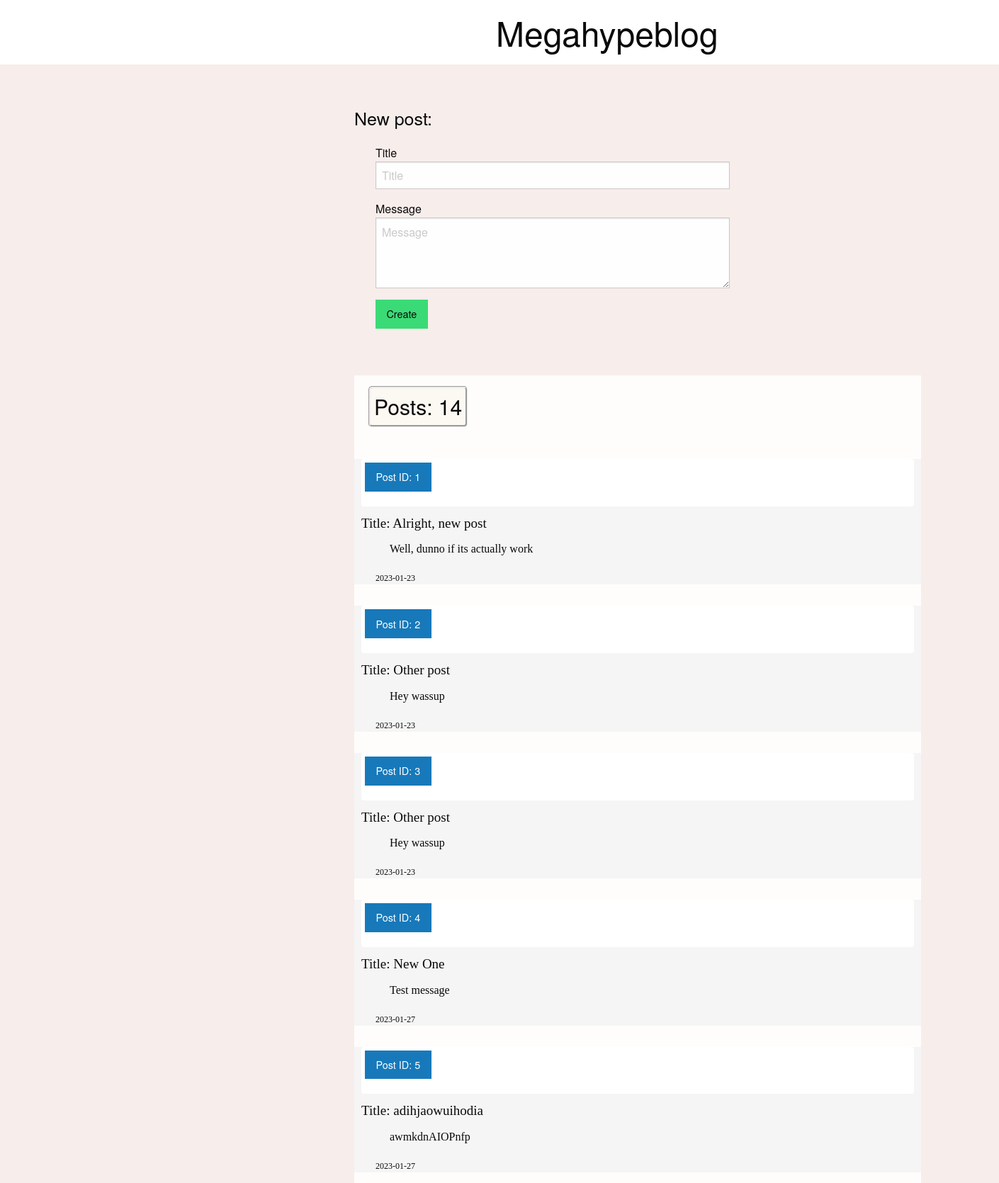
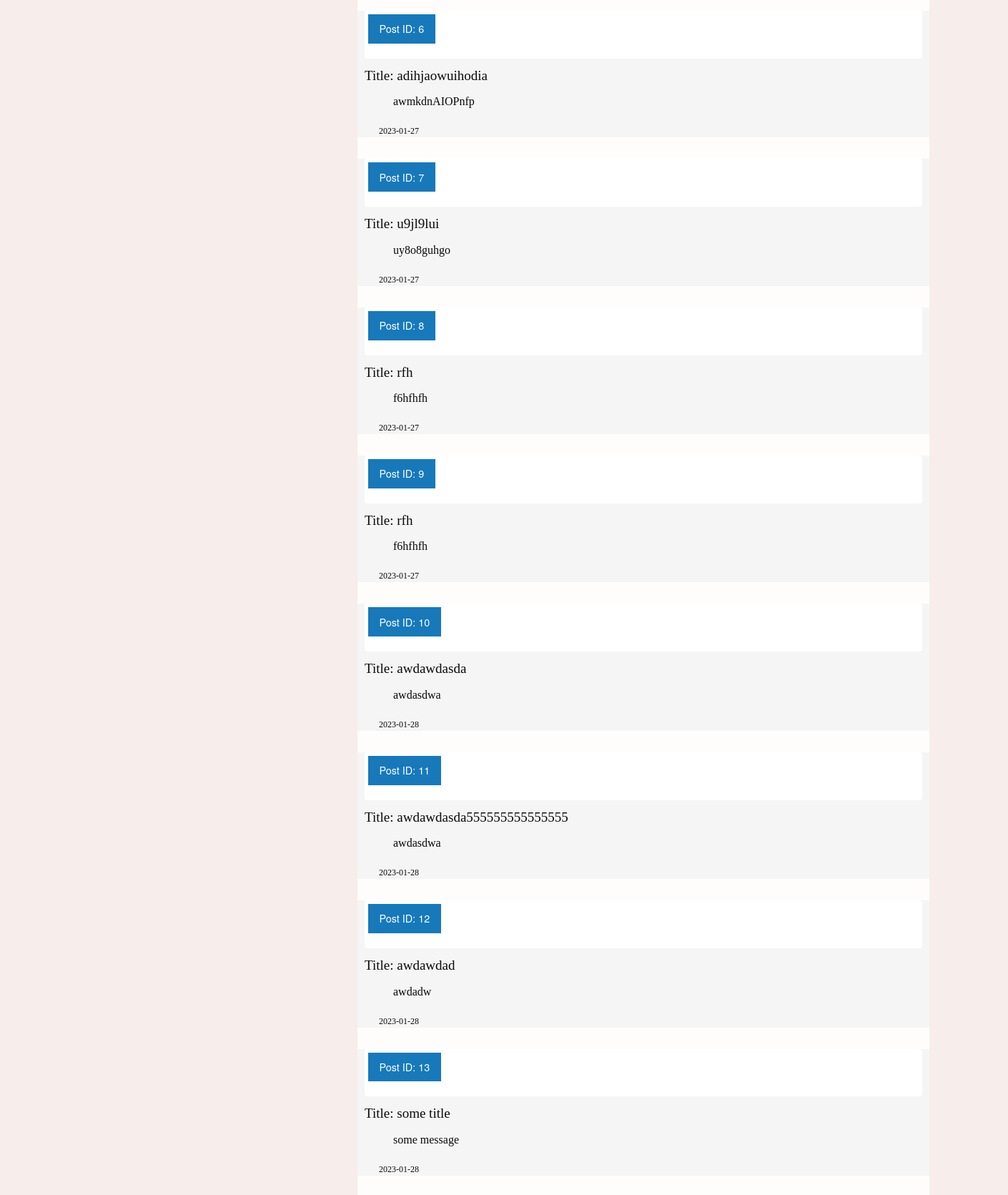
The page /get_all_posts (upper part) on the database its author committed (2 pictures, top to bottom).
### task_15.py (models this page shows)
class Posts(db.Model):
    id = db.Column(db.Integer, autoincrement=True,
                   nullable=False, primary_key=True)
    title = db.Column(db.String(30), nullable=False)
    message = db.Column(db.String(200), nullable=False)
    date = db.Column(db.Date, nullable=False, default=date.today())

### task_15.py (the view)
@app.route('/get_all_posts')
def get_all_posts():
    posts = Posts.query.all()
    return render_template('main.html', posts=posts)

### templates/main.html (shortened to what this page needs)
<!DOCTYPE html>
<html>
<head>
	<link rel="stylesheet" href="https://cdn.jsdelivr.net/npm/foundation-sites@6.7.5/dist/css/foundation.min.css">
	<link rel="stylesheet" href="{{ url_for('static', filename='main_styles.css')}}" type="text/css">
</head>
<body>
	<div class="common">
		<h1>
	        	Megahypeblog
	    </h1>
	    <h2 class="new_post">
	    	New post:
	    </h2>
	    <form action="http://127.0.0.1:5000/newpost" method="POST">
	    	<div class="post_input">
	    		<div class="grid-y grid-padding-y">
	    			<div>
	    				Title
	    				<input class="title_input" type="text" placeholder="Title" name="title">
	    			</div>
	    			<div>
	    				Message
	    				<textarea class="message_input" name="message" placeholder="Message"></textarea>
	    			</div>
	    			<div>
	    			  	<input type="submit" class="button success" value="Create">
	    			</div>
	    		</div>
	    	</div>
	    </form>
	    <div class="main">
	        <h2 class="posts">
	        	Posts: {{ posts|length }}
	        </h2>
	        {% for post in posts %}
	        <div class="post">
	        	<h3 class="post_id">
	        	<a class="button"
	        	href="http://127.0.0.1:5000/get_post/{{post.id}}">Post ID: {{post.id}}
	        	</a>
	            </h3>
	        	<div class="title">
	            Title: {{post.title}}
	            </div>
	            <div class="message">
	            	{{post.message}}
	            </div>
	            <div class="date">
	            	{{post.date}}
	            </div>
	        </div>
	        {% endfor %}
	    </div>
	</div>
</body>
</html>

### static/main_styles.css (style rules this page uses)
.common { position:relative; background-color:#f7edeb; width:100%; height:100%; }
h1 { display:inline-block; padding:12px 700px; width:100%; background-color: white; }
.new_post { display:inline-block; position:relative; left:500px; font-size:25px; margin:50px 0px 0px 0px; }
.post_input { width:500px; position:relative; left: 500px; margin:20px 0px 50px 30px; }
.message_input { height:100px; }
.main { position:relative; background-color:#fffdfc; width:800px; left:500px; }
.posts { display:inline-block; font-size:30px; margin:15px 20px; padding:5px; border-radius:5px; border-style:groove; background-color:#fcf8f2; }
.post { background-color:#f5f5f5; font-family:Verdana; margin:30px 0px; }
.post_id { background-color: white; border-radius:4px; font-size:22px; margin:10px;; padding:5px;; }
.title { font-size:19px; margin:10px; }
.message { position:relative; left:50px; }
.date { position:relative; left:10px; margin:20px; font-size:12px; }

### rows shown on the page
Posts: id "1", title "Alright, new post", message "Well, dunno if its actually work", date "2023-01-23"
Posts: id "2", title "Other post", message "Hey wassup", date "2023-01-23"
Posts: id "3", title "Other post", message "Hey wassup", date "2023-01-23"
Posts: id "4", title "New One", message "Test message", date "2023-01-27"
Posts: id "5", title "adihjaowuihodia", message "awmkdnAIOPnfp", date "2023-01-27"
Posts: id "6", title "adihjaowuihodia", message "awmkdnAIOPnfp", date "2023-01-27"
Posts: id "7", title "u9jl9lui", message "uy8o8guhgo", date "2023-01-27"
Posts: id "8", title "rfh", message "f6hfhfh", date "2023-01-27"
Posts: id "9", title "rfh", message "f6hfhfh", date "2023-01-27"
Posts: id "10", title "awdawdasda", message "awdasdwa", date "2023-01-28"
Posts: id "11", title "awdawdasda555555555555555", message "awdasdwa", date "2023-01-28"
Posts: id "12", title "awdawdad", message "awdadw", date "2023-01-28"
Posts: id "13", title "some title", message "some message", date "2023-01-28"

### other values the page prints
{{ posts|length }} "14"
